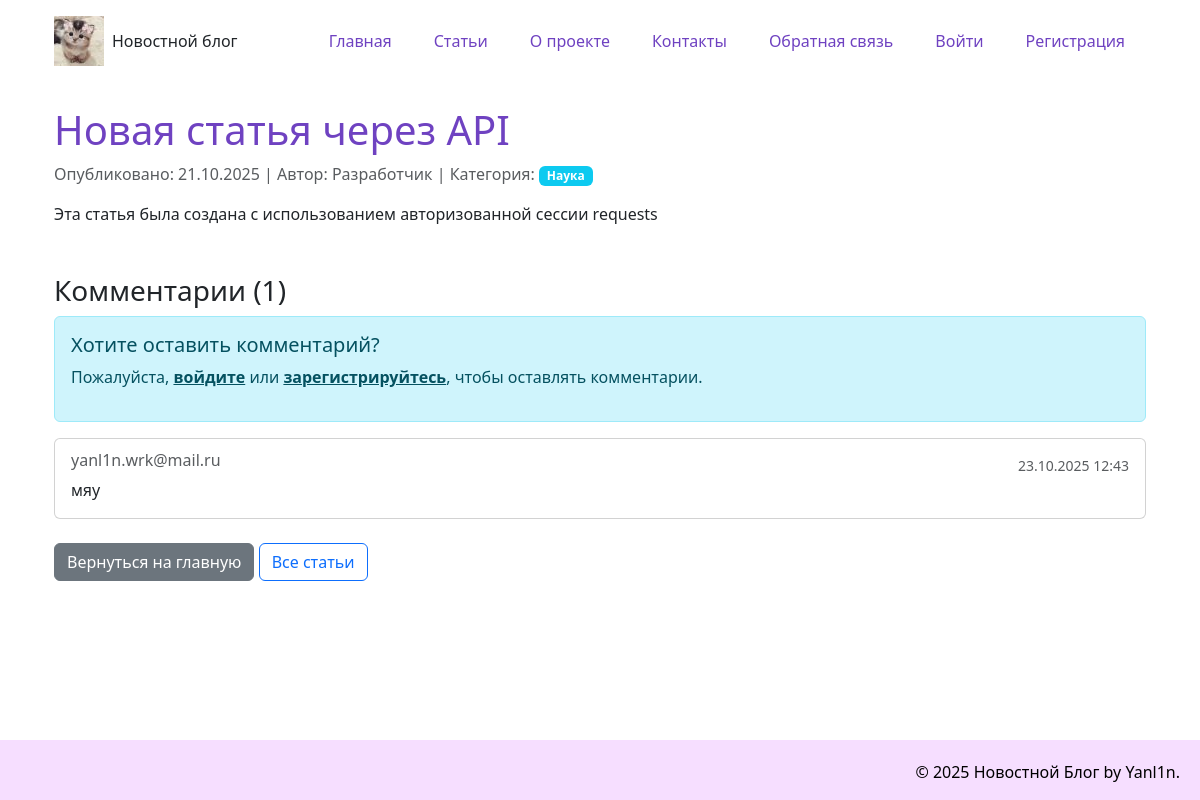
Page /news/4 on the committed database.
### models.py (models this page shows, shortened)
class Article(data_base.Model):
    __tablename__= "article"
    id = data_base.Column(data_base.Integer, primary_key = True)
    title = data_base.Column(data_base.String(200), nullable=False)
    text = data_base.Column(data_base.Text, nullable=False)
    date = data_base.Column(data_base.DateTime, default=datetime.utcnow)
    user_id = data_base.Column(data_base.Integer, data_base.ForeignKey('user.id'), nullable=False)
    category = data_base.Column(data_base.String(50), default='Общая')
    comment = data_base.relation('Comment', backref='article', lazy='dynamic')

class User(UserMixin, data_base.Model):
    __tablename__= "user"
    id = data_base.Column(data_base.Integer, primary_key = True)
    name = data_base.Column(data_base.String(100), nullable=False)
    email = data_base.Column(data_base.String(100), nullable=False)
    hashed_password = data_base.Column(data_base.String(200), nullable=False)
    date = data_base.Column(data_base.DateTime, default=datetime.utcnow)
    articles = data_base.relationship('Article', backref='author', lazy=True)

class Comment(data_base.Model):
    __tablename__="comment"
    id = data_base.Column(data_base.Integer, primary_key = True)
    text = data_base.Column(data_base.Text, nullable=False)
    date = data_base.Column(data_base.DateTime, default=datetime.utcnow)
    article_id = data_base.Column(data_base.Integer, data_base.ForeignKey('article.id'), nullable=False)
    author_name = data_base.Column(data_base.String(100), nullable=False)

### app.py (the view, shortened to what this page needs)
@app.route('/news/<int:id>', methods=['GET', 'POST'])
def news_article(id):
    article = Article.query.get_or_404(id)
    comments = Comment.query.filter_by(article_id=id).order_by(Comment.date.desc()).all()
    return render_template('article.html', article=article, current_date=date.today(), comments=comments)

### app.py (called while the page is built)
@app.before_request
def before_request():
    if not current_user.is_authenticated:
        jwt_token = request.cookies.get('jwt_token')
        if jwt_token:
            payload = jwt_manager.verify_token(jwt_token)
            if payload:
                user = User.query.get(payload['user_id'])
                if user:
                    login_user(user)

### templates/article.html (shortened to what this page needs)
{% extends "base.html" %}
{% block content %}
<article>
    <header>
         <h1>
            {{article.title}}
        </h1>
        <p class="text-muted">
            Опубликовано: {{ article.date.strftime('%d.%m.%Y')}} |
            Автор: {{ article.author.name }} |
            Категория: <span class="badge bg-info">{{ article.category}}</span>
        </p>
    </header>
    <div class="article-content">
        {{ article.text|safe }}
    </div>
    <div class="mt-5">
        <h3>Комментарии ({{ comments|length }})</h3>
        {% if current_user.is_authenticated %}
        <div class="card mb-4">
            <div class="card-body">
                <h5 class="card-title">Добавить комментарий</h5>
                <p class="text-muted">Вы вошли как: {{ current_user.email }}</p>
                <form method="POST">
                    <div class="mb-3">
                        <label for="comment_text" class="form-label">Комментарий *</label>
                        <textarea class="form-control" id="comment_text" name="comment_text" rows="3" required
                                  placeholder="Введите ваш комментарий..."></textarea>
                    </div>
                    <button type="submit" class="btn btn-primary">Отправить комментарий</button>
                </form>
            </div>
        </div>
        {% else %}
        <div class="alert alert-info">
            <h5>Хотите оставить комментарий?</h5>
            <p>Пожалуйста, <a href="{{ url_for('login_page', next=request.url) }}" class="alert-link">войдите</a> или
               <a href="{{ url_for('register') }}" class="alert-link">зарегистрируйтесь</a>, чтобы оставлять комментарии.</p>
        </div>
        {% endif %}
        {% for comment in comments %}
        <div class="card mb-3">
            <div class="card-body">
                <div class="d-flex justify-content-between align-items-start">
                    <div>
                        <h6 class="card-subtitle mb-2 text-muted">{{ comment.author_name }}</h6>
                        <p class="card-text mb-0">{{ comment.text }}</p>
                    </div>
                    <small class="text-muted">{{ comment.date.strftime('%d.%m.%Y %H:%M') }}</small>
                </div>
            </div>
        </div>
        {% else %}
        <div class="alert alert-info">
            Пока нет комментариев. Будьте первым!
        </div>
        {% endfor %}
    </div>
    <div class="mt-4 mb-4 d-flex justify-content-between align-items-center">
    <div>
        <a href="{{ url_for('index') }}" class="btn btn-secondary">Вернуться на главную</a>
        <a href="{{ url_for('articles_list') }}" class="btn btn-outline-primary">Все статьи</a>
    </div>
</div>
</article>
{% endblock %}

### static/css/main.css (style rules this page uses)
body { display: flex; flex-direction: column; min-height: 100vh; }
h1 { color:#6f42c1; }

### rows in the picture
Article: title "Новая статья через API", date "21.10.2025", category "Наука", text "Эта статья была создана с использованием авторизованной сессии requests"
User: author.name "Разработчик"
Comment: author_name "yanl1n.wrk@mail.ru", text "мяу", date "23.10.2025 12:43"

### other values in the picture
{{ comments|length }} "1"
